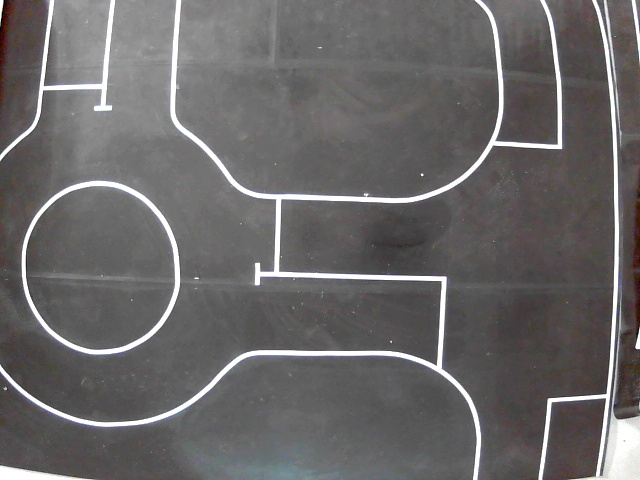
#> input picture Preview_20_GPS1.jpg, 640 x 480 px
$ python define_limits.py
#> lines starting #> are read from the running program, lines starting #| are printed output that depends on the picture; after the words box and inside, x2 and y2 are one past the last pixel; in counts of white or black regions, pixels touching at a corner belong together
from pickletools import uint8
import cv2
import numpy as np


img1 = cv2.imread("Preview_20_GPS1.jpg")
#> img1 is the input picture: shape (480, 640, 3); mean B, G, R 103.9, 103.7, 105.7
img2 = cv2.imread("Preview_20_GPS2.jpg")
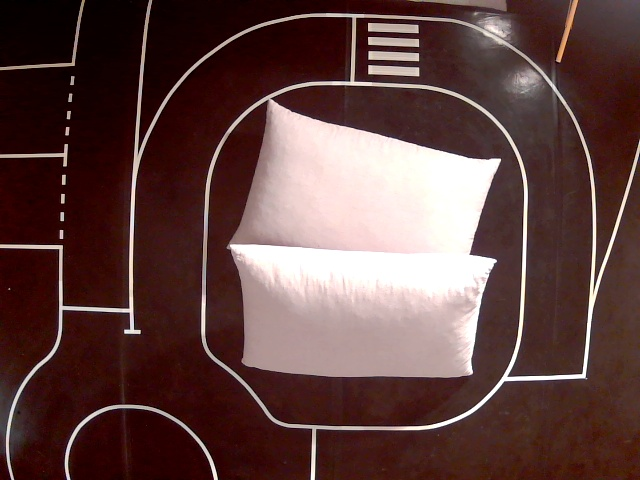
#> input picture Preview_20_GPS2.jpg, 640 x 480 px
#> img2 is the input picture: shape (480, 640, 3); mean B, G, R 64.1, 66.5, 95
img3 = cv2.imread("Preview_20_GPS3.jpg")
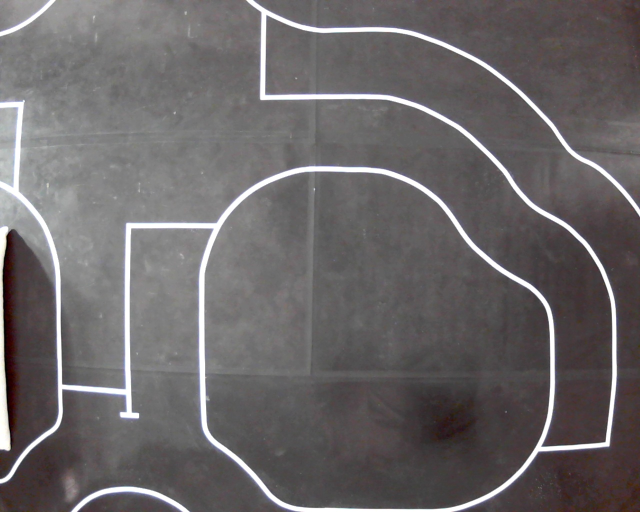
#> input picture Preview_20_GPS3.jpg, 1280 x 1024 px (shown at 1/2 size)
#> img3 is the input picture: shape (1024, 1280, 3); mean B, G, R 103.9, 102.9, 106.9

width = 640
height = 480
dim = (width, height)

# resize image
img1 = cv2.resize(img1, dim, interpolation = cv2.INTER_AREA)
img2 = cv2.resize(img2, dim, interpolation = cv2.INTER_AREA)
img3 = cv2.resize(img3, dim, interpolation = cv2.INTER_AREA)
#> img3: shape (480, 640, 3)

## ======= Image 1 =======
rb1 = (width-30, height)
lb1 = (10, height)
lu1 = (10, 155)
ru1 = (width-30, 155)

cv2.circle(img1, rb1, 5, color = (255, 0, 0), thickness=-1)
#> img1: shape (480, 640, 3); 0.01% of pixels changed, all inside (x1, y1, x2, y2) = (606, 475, 615, 480)
cv2.circle(img1, lb1, 5, color = (255, 0, 0), thickness=-1)
#> img1: shape (480, 640, 3); mean B, G, R 103.9, 103.6, 105.6
cv2.circle(img1, ru1, 5, color = (255, 0, 0), thickness=-1)
#> img1: shape (480, 640, 3); mean B, G, R 104, 103.6, 105.6
cv2.circle(img1, lu1, 5, color = (255, 0, 0), thickness=-1)
#> img1: shape (480, 640, 3); mean B, G, R 104, 103.6, 105.6

crop_img1 = img1[lu1[1]:lb1[1], lu1[0]:ru1[0]]

# cv2.imshow("Preview1", crop_img1)

## ======= Image 3 =======
rb3 = (width, 437)
lb3 = (40, 437)
lu3 = (40, 0)
ru3 = (width, 0)

cv2.circle(img3, (rb3), 5, color = (255, 0, 0), thickness=-1)
#> img3: shape (480, 640, 3); mean B, G, R 103.9, 102.9, 106.9
cv2.circle(img3, (lb3), 5, color = (255, 0, 0), thickness=-1)
#> img3: shape (480, 640, 3); mean B, G, R 104, 102.9, 106.8
cv2.circle(img3, (ru3), 5, color = (255, 0, 0), thickness=-1)
#> img3: shape (480, 640, 3); mean B, G, R 104, 102.9, 106.8
cv2.circle(img3, (lu3), 5, color = (255, 0, 0), thickness=-1)
#> img3: shape (480, 640, 3); mean B, G, R 104, 102.9, 106.8

crop_img3 = img3[lu3[1]:lb3[1], lu3[0]:ru3[0]]

# cv2.imshow("Preview3", crop_img3)

vconcat = cv2.vconcat([crop_img3, crop_img1])
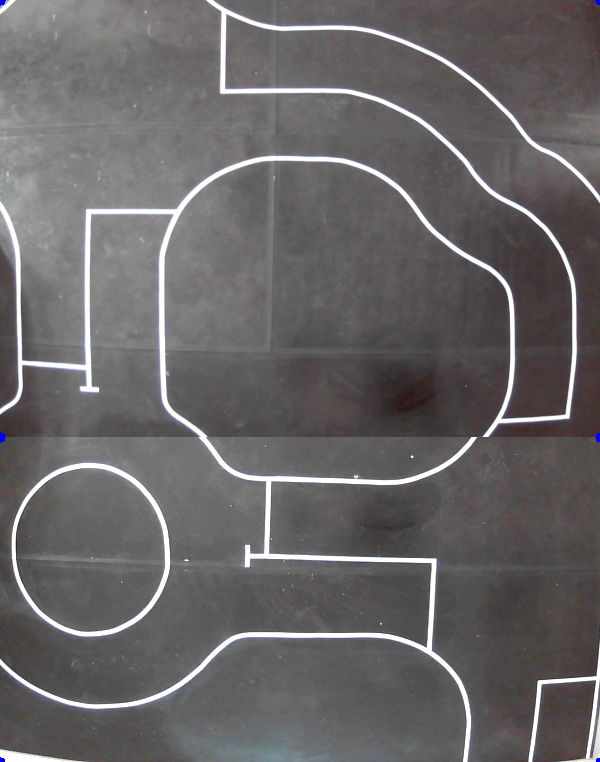
#> vconcat: shape (762, 600, 3); mean B, G, R 102.4, 101.5, 104.2
print(vconcat.shape)
#| (762, 600, 3)
# cv2.imshow("Vconcat", vconcat)

## ======= Image 2 =======
img2 = cv2.rotate(img2, cv2.cv2.ROTATE_90_COUNTERCLOCKWISE)
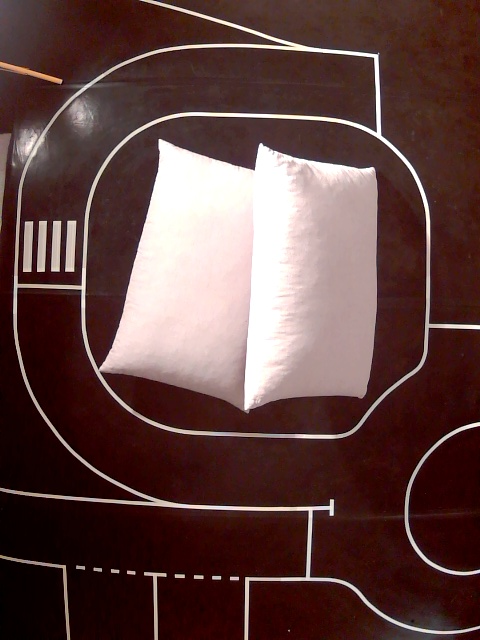
#> img2: shape (640, 480, 3); mean B, G, R 64.1, 66.5, 95

rb2 = (405, 640)
lb2 = (0, 640)
lu2 = (0, 0)
ru2 = (405, 0)

cv2.circle(img2, (rb2), 5, color = (255, 0, 0), thickness=-1)
#> img2: shape (640, 480, 3); 0.01% of pixels changed, all inside (x1, y1, x2, y2) = (401, 635, 410, 640)
cv2.circle(img2, (lb2), 5, color = (255, 0, 0), thickness=-1)
#> img2: shape (640, 480, 3); mean B, G, R 64.1, 66.4, 95
cv2.circle(img2, (ru2), 5, color = (255, 0, 0), thickness=-1)
#> img2: shape (640, 480, 3); mean B, G, R 64.1, 66.4, 95
cv2.circle(img2, (lu2), 5, color = (255, 0, 0), thickness=-1)
#> img2: shape (640, 480, 3); mean B, G, R 64.1, 66.4, 95

crop_img2 = img2[lu2[1]:lb2[1], lu2[0]:ru2[0]]
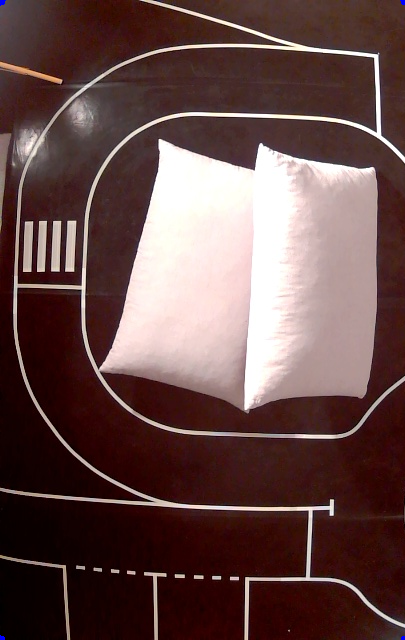
#> crop_img2: shape (640, 405, 3); mean B, G, R 71.3, 73.3, 100.5

back = np.zeros((vconcat.shape[0], crop_img2.shape[1], 3), dtype='uint8')
back[35:35+crop_img2.shape[0], 0:crop_img2.shape[1]] = crop_img2
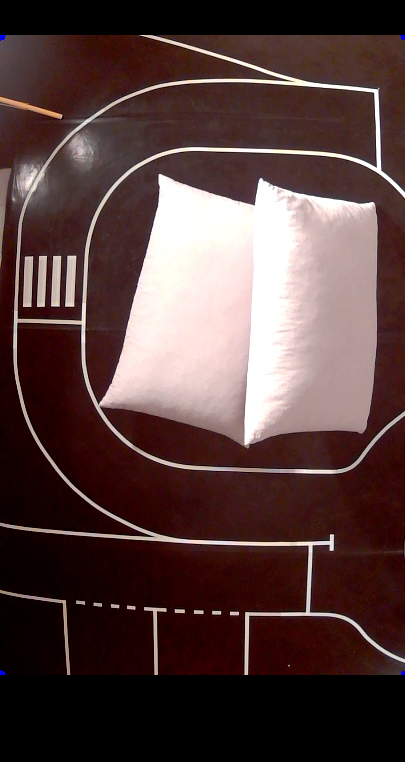
#> back: shape (762, 405, 3); mean B, G, R 59.9, 61.6, 84.4

final = cv2.hconcat([back, vconcat])
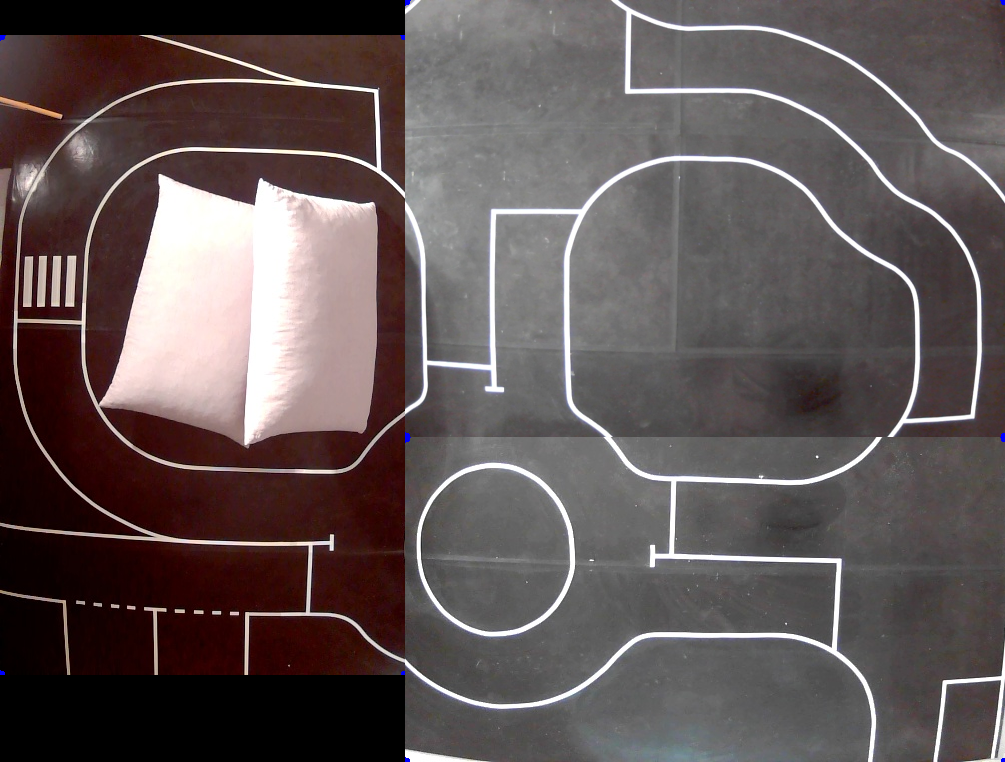
#> final: shape (762, 1005, 3); mean B, G, R 85.3, 85.4, 96.2

cv2.imshow("Final", final)
cv2.imwrite("Merged_v2_lab.jpg", final)
cv2.waitKey(0)
